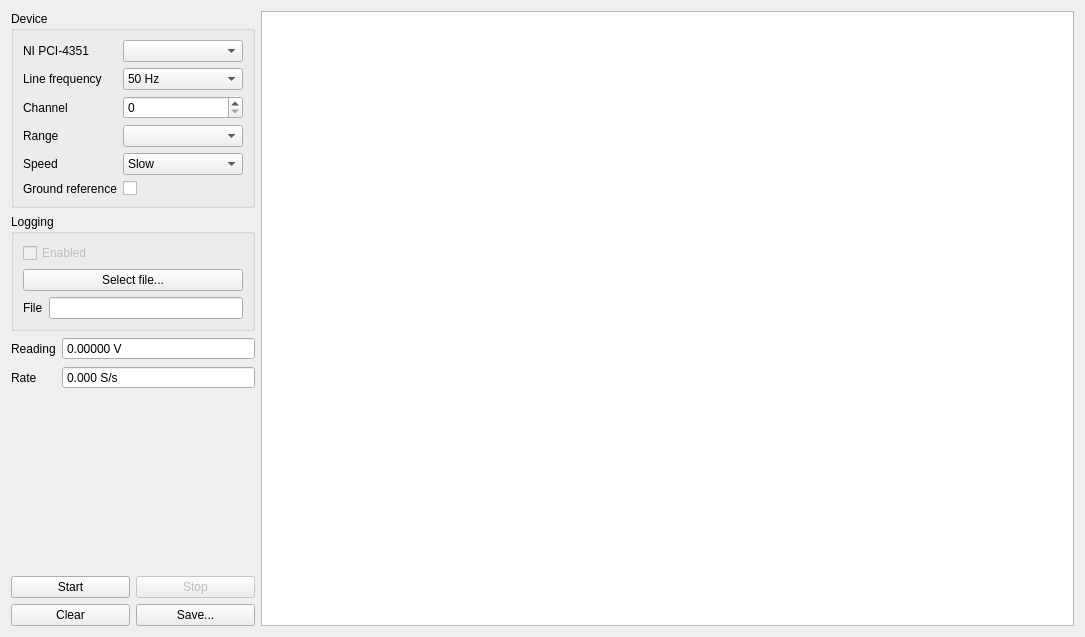
<?xml version="1.0" encoding="UTF-8"?>
<ui version="4.0">
 <class>Form</class>
 <widget class="QWidget" name="Form">
  <property name="geometry">
   <rect>
    <x>0</x>
    <y>0</y>
    <width>1085</width>
    <height>637</height>
   </rect>
  </property>
  <property name="windowTitle">
   <string>NI PXI-4351 Single channel</string>
  </property>
  <layout class="QHBoxLayout" name="horizontalLayout_5">
   <item>
    <layout class="QHBoxLayout" name="horizontalLayout_4">
     <item>
      <layout class="QVBoxLayout" name="verticalLayout">
       <item>
        <widget class="QGroupBox" name="deviceGroupBox">
         <property name="title">
          <string>Device</string>
         </property>
         <layout class="QHBoxLayout" name="horizontalLayout">
          <item>
           <layout class="QGridLayout" name="gridLayout">
            <item row="0" column="0">
             <widget class="QLabel" name="label">
              <property name="text">
               <string>NI PCI-4351</string>
              </property>
             </widget>
            </item>
            <item row="0" column="1">
             <widget class="QComboBox" name="deviceCombo"/>
            </item>
            <item row="1" column="0">
             <widget class="QLabel" name="label_2">
              <property name="text">
               <string>Line frequency</string>
              </property>
             </widget>
            </item>
            <item row="1" column="1">
             <widget class="QComboBox" name="plfCombo">
              <item>
               <property name="text">
                <string>50 Hz</string>
               </property>
              </item>
              <item>
               <property name="text">
                <string>60 Hz</string>
               </property>
              </item>
             </widget>
            </item>
            <item row="2" column="0">
             <widget class="QLabel" name="label_4">
              <property name="text">
               <string>Channel</string>
              </property>
             </widget>
            </item>
            <item row="2" column="1">
             <widget class="QSpinBox" name="channelSb">
              <property name="maximum">
               <number>15</number>
              </property>
             </widget>
            </item>
            <item row="3" column="0">
             <widget class="QLabel" name="label_6">
              <property name="text">
               <string>Range</string>
              </property>
             </widget>
            </item>
            <item row="3" column="1">
             <widget class="QComboBox" name="rangeCombo"/>
            </item>
            <item row="4" column="0">
             <widget class="QLabel" name="label_3">
              <property name="text">
               <string>Speed</string>
              </property>
             </widget>
            </item>
            <item row="4" column="1">
             <widget class="QComboBox" name="speedCombo">
              <item>
               <property name="text">
                <string>Slow</string>
               </property>
              </item>
              <item>
               <property name="text">
                <string>Fast</string>
               </property>
              </item>
             </widget>
            </item>
            <item row="5" column="0">
             <widget class="QLabel" name="label_7">
              <property name="text">
               <string>Ground reference</string>
              </property>
             </widget>
            </item>
            <item row="5" column="1">
             <widget class="QCheckBox" name="groundReferenceCb">
              <property name="minimumSize">
               <size>
                <width>120</width>
                <height>0</height>
               </size>
              </property>
              <property name="text">
               <string/>
              </property>
             </widget>
            </item>
           </layout>
          </item>
         </layout>
         <zorder></zorder>
        </widget>
       </item>
       <item>
        <widget class="QGroupBox" name="logginGroupBox">
         <property name="title">
          <string>Logging</string>
         </property>
         <layout class="QHBoxLayout" name="horizontalLayout_2">
          <item>
           <layout class="QVBoxLayout" name="verticalLayout_4">
            <item>
             <widget class="QCheckBox" name="loggingEnableCb">
              <property name="enabled">
               <bool>false</bool>
              </property>
              <property name="text">
               <string>Enabled</string>
              </property>
             </widget>
            </item>
            <item>
             <widget class="QPushButton" name="selectFilePb">
              <property name="text">
               <string>Select file...</string>
              </property>
             </widget>
            </item>
            <item>
             <layout class="QHBoxLayout" name="horizontalLayout_3">
              <item>
               <widget class="QLabel" name="label_5">
                <property name="text">
                 <string>File</string>
                </property>
               </widget>
              </item>
              <item>
               <widget class="QLineEdit" name="fileNameLe">
                <property name="readOnly">
                 <bool>true</bool>
                </property>
               </widget>
              </item>
             </layout>
            </item>
           </layout>
          </item>
         </layout>
        </widget>
       </item>
       <item>
        <layout class="QFormLayout" name="formLayout">
         <property name="fieldGrowthPolicy">
          <enum>QFormLayout::AllNonFixedFieldsGrow</enum>
         </property>
         <item row="0" column="0">
          <widget class="QLabel" name="label_8">
           <property name="text">
            <string>Reading</string>
           </property>
          </widget>
         </item>
         <item row="1" column="0">
          <widget class="QLabel" name="label_9">
           <property name="text">
            <string>Rate</string>
           </property>
          </widget>
         </item>
         <item row="1" column="1">
          <widget class="QDoubleSpinBox" name="rateSb">
           <property name="readOnly">
            <bool>true</bool>
           </property>
           <property name="buttonSymbols">
            <enum>QAbstractSpinBox::NoButtons</enum>
           </property>
           <property name="suffix">
            <string> S/s</string>
           </property>
           <property name="decimals">
            <number>3</number>
           </property>
           <property name="maximum">
            <double>100.000000000000000</double>
           </property>
          </widget>
         </item>
         <item row="0" column="1">
          <widget class="QDoubleSpinBox" name="readingSb">
           <property name="readOnly">
            <bool>true</bool>
           </property>
           <property name="buttonSymbols">
            <enum>QAbstractSpinBox::NoButtons</enum>
           </property>
           <property name="suffix">
            <string> V</string>
           </property>
           <property name="decimals">
            <number>5</number>
           </property>
           <property name="minimum">
            <double>-20.000000000000000</double>
           </property>
           <property name="maximum">
            <double>20.000000000000000</double>
           </property>
          </widget>
         </item>
        </layout>
       </item>
       <item>
        <spacer name="verticalSpacer">
         <property name="orientation">
          <enum>Qt::Vertical</enum>
         </property>
         <property name="sizeHint" stdset="0">
          <size>
           <width>20</width>
           <height>40</height>
          </size>
         </property>
        </spacer>
       </item>
       <item>
        <layout class="QGridLayout" name="gridLayout_2">
         <item row="0" column="0">
          <widget class="QPushButton" name="startPb">
           <property name="text">
            <string>Start</string>
           </property>
          </widget>
         </item>
         <item row="0" column="1">
          <widget class="QPushButton" name="stopPb">
           <property name="enabled">
            <bool>false</bool>
           </property>
           <property name="text">
            <string>Stop</string>
           </property>
          </widget>
         </item>
         <item row="1" column="0">
          <widget class="QPushButton" name="clearPb">
           <property name="text">
            <string>Clear</string>
           </property>
          </widget>
         </item>
         <item row="1" column="1">
          <widget class="QPushButton" name="savePb">
           <property name="text">
            <string>Save...</string>
           </property>
          </widget>
         </item>
        </layout>
       </item>
      </layout>
     </item>
     <item>
      <widget class="TimePlotWidget" name="plot">
       <property name="sizePolicy">
        <sizepolicy hsizetype="Expanding" vsizetype="Expanding">
         <horstretch>2</horstretch>
         <verstretch>0</verstretch>
        </sizepolicy>
       </property>
      </widget>
     </item>
    </layout>
   </item>
  </layout>
  <zorder></zorder>
  <zorder>plot</zorder>
 </widget>
 <customwidgets>
  <customwidget>
   <class>TimePlotWidget</class>
   <extends>QGraphicsView</extends>
   <header>LabWidgets.TimePlotWidget</header>
  </customwidget>
 </customwidgets>
 <resources/>
 <connections/>
</ui>
